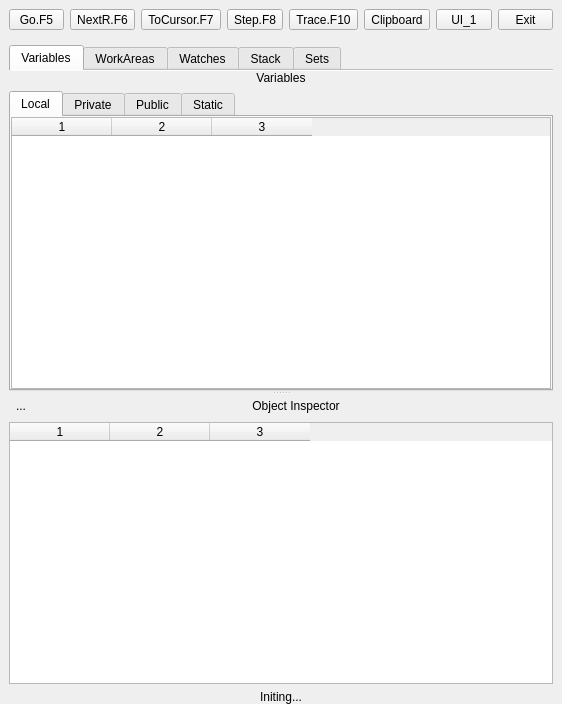
<?xml version="1.0" encoding="UTF-8"?>
<ui version="4.0">
 <class>Form</class>
 <widget class="QWidget" name="Form">
  <property name="geometry">
   <rect>
    <x>0</x>
    <y>0</y>
    <width>562</width>
    <height>704</height>
   </rect>
  </property>
  <property name="windowTitle">
   <string>HbIDE Debugger</string>
  </property>
  <layout class="QVBoxLayout" name="verticalLayout_2">
   <property name="spacing">
    <number>6</number>
   </property>
   <property name="leftMargin">
    <number>9</number>
   </property>
   <property name="topMargin">
    <number>0</number>
   </property>
   <property name="rightMargin">
    <number>9</number>
   </property>
   <property name="bottomMargin">
    <number>0</number>
   </property>
   <item>
    <widget class="QFrame" name="frameTop">
     <property name="maximumSize">
      <size>
       <width>16777215</width>
       <height>50</height>
      </size>
     </property>
     <property name="frameShape">
      <enum>QFrame::NoFrame</enum>
     </property>
     <property name="frameShadow">
      <enum>QFrame::Raised</enum>
     </property>
     <layout class="QHBoxLayout" name="horizontalLayout_2">
      <property name="leftMargin">
       <number>0</number>
      </property>
      <property name="rightMargin">
       <number>0</number>
      </property>
      <property name="bottomMargin">
       <number>9</number>
      </property>
      <item>
       <widget class="QToolButton" name="btnGo">
        <property name="sizePolicy">
         <sizepolicy hsizetype="Preferred" vsizetype="Fixed">
          <horstretch>0</horstretch>
          <verstretch>0</verstretch>
         </sizepolicy>
        </property>
        <property name="text">
         <string>Go.F5</string>
        </property>
       </widget>
      </item>
      <item>
       <widget class="QToolButton" name="btnNextR">
        <property name="sizePolicy">
         <sizepolicy hsizetype="Preferred" vsizetype="Fixed">
          <horstretch>0</horstretch>
          <verstretch>0</verstretch>
         </sizepolicy>
        </property>
        <property name="text">
         <string>NextR.F6</string>
        </property>
       </widget>
      </item>
      <item>
       <widget class="QToolButton" name="btnToCursor">
        <property name="sizePolicy">
         <sizepolicy hsizetype="Preferred" vsizetype="Fixed">
          <horstretch>0</horstretch>
          <verstretch>0</verstretch>
         </sizepolicy>
        </property>
        <property name="text">
         <string>ToCursor.F7</string>
        </property>
       </widget>
      </item>
      <item>
       <widget class="QToolButton" name="btnStep">
        <property name="sizePolicy">
         <sizepolicy hsizetype="Preferred" vsizetype="Fixed">
          <horstretch>0</horstretch>
          <verstretch>0</verstretch>
         </sizepolicy>
        </property>
        <property name="text">
         <string>Step.F8</string>
        </property>
       </widget>
      </item>
      <item>
       <widget class="QToolButton" name="btnTrace">
        <property name="sizePolicy">
         <sizepolicy hsizetype="Preferred" vsizetype="Fixed">
          <horstretch>0</horstretch>
          <verstretch>0</verstretch>
         </sizepolicy>
        </property>
        <property name="text">
         <string>Trace.F10</string>
        </property>
       </widget>
      </item>
      <item>
       <widget class="QToolButton" name="btnClipboard">
        <property name="sizePolicy">
         <sizepolicy hsizetype="Preferred" vsizetype="Fixed">
          <horstretch>0</horstretch>
          <verstretch>0</verstretch>
         </sizepolicy>
        </property>
        <property name="text">
         <string>Clipboard</string>
        </property>
       </widget>
      </item>
      <item>
       <widget class="QToolButton" name="btnSwitch">
        <property name="sizePolicy">
         <sizepolicy hsizetype="Preferred" vsizetype="Fixed">
          <horstretch>0</horstretch>
          <verstretch>0</verstretch>
         </sizepolicy>
        </property>
        <property name="text">
         <string>UI_1</string>
        </property>
       </widget>
      </item>
      <item>
       <widget class="QToolButton" name="btnExit">
        <property name="sizePolicy">
         <sizepolicy hsizetype="Preferred" vsizetype="Fixed">
          <horstretch>0</horstretch>
          <verstretch>0</verstretch>
         </sizepolicy>
        </property>
        <property name="text">
         <string>Exit</string>
        </property>
       </widget>
      </item>
     </layout>
    </widget>
   </item>
   <item>
    <widget class="QTabWidget" name="tabWidgetMain">
     <property name="tabShape">
      <enum>QTabWidget::Rounded</enum>
     </property>
     <property name="currentIndex">
      <number>0</number>
     </property>
     <property name="documentMode">
      <bool>true</bool>
     </property>
     <widget class="QWidget" name="tabVariables">
      <attribute name="title">
       <string>Variables</string>
      </attribute>
      <layout class="QVBoxLayout" name="verticalLayout_3">
       <property name="leftMargin">
        <number>0</number>
       </property>
       <property name="topMargin">
        <number>0</number>
       </property>
       <property name="rightMargin">
        <number>0</number>
       </property>
       <property name="bottomMargin">
        <number>0</number>
       </property>
       <item>
        <widget class="QSplitter" name="splitter">
         <property name="orientation">
          <enum>Qt::Vertical</enum>
         </property>
         <widget class="QWidget" name="horizontalLayoutWidget_5">
          <layout class="QHBoxLayout" name="horizontalLayout">
           <property name="topMargin">
            <number>0</number>
           </property>
           <item>
            <layout class="QVBoxLayout" name="verticalLayout_5">
             <property name="topMargin">
              <number>0</number>
             </property>
             <item>
              <widget class="QLabel" name="labelVariables">
               <property name="enabled">
                <bool>true</bool>
               </property>
               <property name="text">
                <string>Variables</string>
               </property>
               <property name="alignment">
                <set>Qt::AlignCenter</set>
               </property>
              </widget>
             </item>
             <item>
              <widget class="QTabWidget" name="tabWidget">
               <property name="currentIndex">
                <number>0</number>
               </property>
               <widget class="QWidget" name="tabVarLocal">
                <attribute name="title">
                 <string>Local</string>
                </attribute>
                <layout class="QVBoxLayout" name="verticalLayout_10">
                 <property name="spacing">
                  <number>0</number>
                 </property>
                 <property name="leftMargin">
                  <number>0</number>
                 </property>
                 <property name="topMargin">
                  <number>0</number>
                 </property>
                 <property name="rightMargin">
                  <number>0</number>
                 </property>
                 <property name="bottomMargin">
                  <number>0</number>
                 </property>
                 <item>
                  <widget class="QTableWidget" name="tableVarLocal">
                   <property name="columnCount">
                    <number>3</number>
                   </property>
                   <column/>
                   <column/>
                   <column/>
                  </widget>
                 </item>
                </layout>
               </widget>
               <widget class="QWidget" name="tabVarPrivate">
                <attribute name="title">
                 <string>Private</string>
                </attribute>
                <layout class="QVBoxLayout" name="verticalLayout_11">
                 <property name="spacing">
                  <number>0</number>
                 </property>
                 <property name="leftMargin">
                  <number>0</number>
                 </property>
                 <property name="topMargin">
                  <number>0</number>
                 </property>
                 <property name="rightMargin">
                  <number>0</number>
                 </property>
                 <property name="bottomMargin">
                  <number>0</number>
                 </property>
                 <item>
                  <widget class="QTableWidget" name="tableVarPrivate">
                   <property name="columnCount">
                    <number>3</number>
                   </property>
                   <column/>
                   <column/>
                   <column/>
                  </widget>
                 </item>
                </layout>
               </widget>
               <widget class="QWidget" name="tabVarPublic">
                <attribute name="title">
                 <string>Public</string>
                </attribute>
                <layout class="QVBoxLayout" name="verticalLayout_13">
                 <property name="leftMargin">
                  <number>0</number>
                 </property>
                 <property name="topMargin">
                  <number>0</number>
                 </property>
                 <property name="rightMargin">
                  <number>0</number>
                 </property>
                 <property name="bottomMargin">
                  <number>0</number>
                 </property>
                 <item>
                  <widget class="QTableWidget" name="tableVarPublic">
                   <property name="columnCount">
                    <number>3</number>
                   </property>
                   <column/>
                   <column/>
                   <column/>
                  </widget>
                 </item>
                </layout>
               </widget>
               <widget class="QWidget" name="tabVarStatic">
                <attribute name="title">
                 <string>Static</string>
                </attribute>
                <layout class="QVBoxLayout" name="verticalLayout_12">
                 <property name="leftMargin">
                  <number>0</number>
                 </property>
                 <property name="topMargin">
                  <number>0</number>
                 </property>
                 <property name="rightMargin">
                  <number>0</number>
                 </property>
                 <property name="bottomMargin">
                  <number>0</number>
                 </property>
                 <item>
                  <widget class="QTableWidget" name="tableVarStatic">
                   <property name="columnCount">
                    <number>3</number>
                   </property>
                   <column/>
                   <column/>
                   <column/>
                  </widget>
                 </item>
                </layout>
               </widget>
              </widget>
             </item>
            </layout>
           </item>
          </layout>
         </widget>
         <widget class="QWidget" name="horizontalLayoutWidget_6">
          <layout class="QHBoxLayout" name="horizontalLayout_8">
           <property name="topMargin">
            <number>0</number>
           </property>
           <item>
            <layout class="QVBoxLayout" name="verticalLayout_16">
             <property name="topMargin">
              <number>0</number>
             </property>
             <item>
              <layout class="QHBoxLayout" name="horizontalLayout_6">
               <property name="topMargin">
                <number>0</number>
               </property>
               <item>
                <widget class="QToolButton" name="btnObjBack">
                 <property name="toolTip">
                  <string>Inspect Object One Level Up</string>
                 </property>
                 <property name="text">
                  <string>...</string>
                 </property>
                 <property name="icon">
                  <iconset resource="hbide.qrc">
                   <normaloff>:/resources/go-prev.png</normaloff>:/resources/go-prev.png</iconset>
                 </property>
                 <property name="autoRaise">
                  <bool>true</bool>
                 </property>
                </widget>
               </item>
               <item>
                <widget class="QLabel" name="labelObjectInspector">
                 <property name="text">
                  <string>Object Inspector</string>
                 </property>
                 <property name="alignment">
                  <set>Qt::AlignCenter</set>
                 </property>
                </widget>
               </item>
              </layout>
             </item>
             <item>
              <widget class="QTableWidget" name="tableObjectInspector">
               <property name="columnCount">
                <number>3</number>
               </property>
               <column/>
               <column/>
               <column/>
              </widget>
             </item>
            </layout>
           </item>
          </layout>
         </widget>
        </widget>
       </item>
      </layout>
     </widget>
     <widget class="QWidget" name="tabWorkAreas">
      <attribute name="title">
       <string>WorkAreas</string>
      </attribute>
      <layout class="QVBoxLayout" name="verticalLayout_15">
       <property name="spacing">
        <number>6</number>
       </property>
       <property name="leftMargin">
        <number>0</number>
       </property>
       <property name="topMargin">
        <number>0</number>
       </property>
       <property name="rightMargin">
        <number>0</number>
       </property>
       <property name="bottomMargin">
        <number>0</number>
       </property>
       <item>
        <widget class="QSplitter" name="splitter_5">
         <property name="orientation">
          <enum>Qt::Vertical</enum>
         </property>
         <widget class="QWidget" name="horizontalLayoutWidget_2">
          <layout class="QHBoxLayout" name="horizontalLayout_4">
           <property name="topMargin">
            <number>0</number>
           </property>
           <item>
            <layout class="QVBoxLayout" name="verticalLayout_18">
             <property name="topMargin">
              <number>10</number>
             </property>
             <property name="bottomMargin">
              <number>10</number>
             </property>
             <item>
              <widget class="QLabel" name="labelOpenTables">
               <property name="text">
                <string>WorkAreas</string>
               </property>
               <property name="alignment">
                <set>Qt::AlignCenter</set>
               </property>
              </widget>
             </item>
             <item>
              <widget class="QTableWidget" name="tableOpenTables">
               <property name="columnCount">
                <number>12</number>
               </property>
               <column/>
               <column/>
               <column/>
               <column/>
               <column/>
               <column/>
               <column/>
               <column/>
               <column/>
               <column/>
               <column/>
               <column/>
              </widget>
             </item>
            </layout>
           </item>
          </layout>
         </widget>
         <widget class="QWidget" name="horizontalLayoutWidget">
          <layout class="QHBoxLayout" name="horizontalLayout_3">
           <property name="topMargin">
            <number>0</number>
           </property>
           <item>
            <layout class="QVBoxLayout" name="verticalLayout_19">
             <property name="topMargin">
              <number>10</number>
             </property>
             <item>
              <widget class="QLabel" name="labelCurrentRecord">
               <property name="text">
                <string>Current Record</string>
               </property>
               <property name="alignment">
                <set>Qt::AlignCenter</set>
               </property>
              </widget>
             </item>
             <item>
              <widget class="QTableWidget" name="tableCurrentRecord">
               <property name="editTriggers">
                <set>QAbstractItemView::NoEditTriggers</set>
               </property>
               <property name="selectionMode">
                <enum>QAbstractItemView::SingleSelection</enum>
               </property>
               <property name="columnCount">
                <number>4</number>
               </property>
               <attribute name="horizontalHeaderStretchLastSection">
                <bool>false</bool>
               </attribute>
               <attribute name="verticalHeaderStretchLastSection">
                <bool>false</bool>
               </attribute>
               <column/>
               <column/>
               <column/>
               <column/>
              </widget>
             </item>
            </layout>
           </item>
          </layout>
         </widget>
        </widget>
       </item>
      </layout>
     </widget>
     <widget class="QWidget" name="tabWatches">
      <attribute name="title">
       <string>Watches</string>
      </attribute>
      <layout class="QVBoxLayout" name="verticalLayout">
       <property name="leftMargin">
        <number>0</number>
       </property>
       <property name="topMargin">
        <number>0</number>
       </property>
       <property name="rightMargin">
        <number>0</number>
       </property>
       <property name="bottomMargin">
        <number>0</number>
       </property>
       <item>
        <layout class="QHBoxLayout" name="horizontalLayout_5">
         <property name="topMargin">
          <number>0</number>
         </property>
         <item>
          <layout class="QVBoxLayout" name="verticalLayout_20">
           <property name="spacing">
            <number>6</number>
           </property>
           <property name="topMargin">
            <number>0</number>
           </property>
           <property name="bottomMargin">
            <number>0</number>
           </property>
           <item>
            <widget class="QLabel" name="labelWatchExpressions">
             <property name="text">
              <string>Watches</string>
             </property>
             <property name="alignment">
              <set>Qt::AlignCenter</set>
             </property>
            </widget>
           </item>
           <item>
            <layout class="QHBoxLayout" name="horizontalLayout_7">
             <property name="topMargin">
              <number>0</number>
             </property>
             <item>
              <spacer name="horizontalSpacer_2">
               <property name="orientation">
                <enum>Qt::Horizontal</enum>
               </property>
               <property name="sizeHint" stdset="0">
                <size>
                 <width>40</width>
                 <height>20</height>
                </size>
               </property>
              </spacer>
             </item>
             <item>
              <widget class="QToolButton" name="btnPasteWatch">
               <property name="focusPolicy">
                <enum>Qt::NoFocus</enum>
               </property>
               <property name="toolTip">
                <string>Paste Selected Text As A Watch</string>
               </property>
               <property name="text">
                <string>...</string>
               </property>
               <property name="icon">
                <iconset resource="hbide.qrc">
                 <normaloff>:/resources/paste.png</normaloff>:/resources/paste.png</iconset>
               </property>
               <property name="autoRaise">
                <bool>true</bool>
               </property>
              </widget>
             </item>
             <item>
              <widget class="QToolButton" name="btnAddWatch">
               <property name="focusPolicy">
                <enum>Qt::NoFocus</enum>
               </property>
               <property name="toolTip">
                <string>Add New Watch</string>
               </property>
               <property name="text">
                <string>...</string>
               </property>
               <property name="icon">
                <iconset resource="hbide.qrc">
                 <normaloff>:/resources/dc_plus.png</normaloff>:/resources/dc_plus.png</iconset>
               </property>
               <property name="autoRaise">
                <bool>true</bool>
               </property>
              </widget>
             </item>
             <item>
              <widget class="QToolButton" name="btnSaveWatches">
               <property name="toolTip">
                <string>Save Watches in Disk File</string>
               </property>
               <property name="text">
                <string>...</string>
               </property>
               <property name="icon">
                <iconset resource="hbide.qrc">
                 <normaloff>:/resources/save.png</normaloff>:/resources/save.png</iconset>
               </property>
               <property name="autoRaise">
                <bool>true</bool>
               </property>
              </widget>
             </item>
             <item>
              <widget class="QToolButton" name="btnRestWatches">
               <property name="focusPolicy">
                <enum>Qt::NoFocus</enum>
               </property>
               <property name="toolTip">
                <string>Restore Saved Watches</string>
               </property>
               <property name="text">
                <string>...</string>
               </property>
               <property name="icon">
                <iconset resource="hbide.qrc">
                 <normaloff>:/resources/redo.png</normaloff>:/resources/redo.png</iconset>
               </property>
               <property name="autoRaise">
                <bool>true</bool>
               </property>
              </widget>
             </item>
             <item>
              <spacer name="horizontalSpacer">
               <property name="orientation">
                <enum>Qt::Horizontal</enum>
               </property>
               <property name="sizeType">
                <enum>QSizePolicy::Fixed</enum>
               </property>
               <property name="sizeHint" stdset="0">
                <size>
                 <width>40</width>
                 <height>20</height>
                </size>
               </property>
              </spacer>
             </item>
             <item>
              <widget class="QToolButton" name="btnDeleteWatch">
               <property name="toolTip">
                <string>Delete Selected Watch</string>
               </property>
               <property name="text">
                <string>...</string>
               </property>
               <property name="icon">
                <iconset resource="hbide.qrc">
                 <normaloff>:/resources/dc_delete.png</normaloff>:/resources/dc_delete.png</iconset>
               </property>
               <property name="autoRaise">
                <bool>true</bool>
               </property>
              </widget>
             </item>
             <item>
              <widget class="QToolButton" name="btnClearWatches">
               <property name="focusPolicy">
                <enum>Qt::NoFocus</enum>
               </property>
               <property name="toolTip">
                <string>Clear All Watches</string>
               </property>
               <property name="text">
                <string>...</string>
               </property>
               <property name="icon">
                <iconset resource="hbide.qrc">
                 <normaloff>:/resources/clean.png</normaloff>:/resources/clean.png</iconset>
               </property>
               <property name="autoRaise">
                <bool>true</bool>
               </property>
              </widget>
             </item>
             <item>
              <spacer name="horizontalSpacer_3">
               <property name="orientation">
                <enum>Qt::Horizontal</enum>
               </property>
               <property name="sizeHint" stdset="0">
                <size>
                 <width>40</width>
                 <height>20</height>
                </size>
               </property>
              </spacer>
             </item>
            </layout>
           </item>
           <item>
            <widget class="QTableWidget" name="tableWatchExpressions">
             <property name="columnCount">
              <number>2</number>
             </property>
             <column/>
             <column/>
            </widget>
           </item>
          </layout>
         </item>
        </layout>
       </item>
      </layout>
     </widget>
     <widget class="QWidget" name="tabStack">
      <attribute name="title">
       <string>Stack</string>
      </attribute>
      <layout class="QVBoxLayout" name="verticalLayout_7">
       <property name="leftMargin">
        <number>0</number>
       </property>
       <property name="topMargin">
        <number>0</number>
       </property>
       <property name="rightMargin">
        <number>0</number>
       </property>
       <property name="bottomMargin">
        <number>0</number>
       </property>
       <item>
        <layout class="QHBoxLayout" name="horizontalLayout_10">
         <property name="topMargin">
          <number>0</number>
         </property>
         <item>
          <layout class="QVBoxLayout" name="verticalLayout_6">
           <property name="topMargin">
            <number>0</number>
           </property>
           <item>
            <widget class="QLabel" name="labelStack">
             <property name="text">
              <string>Stack</string>
             </property>
             <property name="alignment">
              <set>Qt::AlignCenter</set>
             </property>
            </widget>
           </item>
           <item>
            <widget class="QTableWidget" name="tableStack">
             <property name="columnCount">
              <number>3</number>
             </property>
             <column/>
             <column/>
             <column/>
            </widget>
           </item>
          </layout>
         </item>
        </layout>
       </item>
      </layout>
     </widget>
     <widget class="QWidget" name="tabSets">
      <attribute name="title">
       <string>Sets</string>
      </attribute>
      <layout class="QVBoxLayout" name="verticalLayout_14">
       <property name="leftMargin">
        <number>0</number>
       </property>
       <property name="topMargin">
        <number>0</number>
       </property>
       <property name="rightMargin">
        <number>0</number>
       </property>
       <property name="bottomMargin">
        <number>0</number>
       </property>
       <item>
        <layout class="QHBoxLayout" name="horizontalLayout_11">
         <property name="topMargin">
          <number>0</number>
         </property>
         <item>
          <layout class="QVBoxLayout" name="verticalLayout_8">
           <property name="topMargin">
            <number>0</number>
           </property>
           <item>
            <widget class="QLabel" name="labelSets">
             <property name="text">
              <string>Sets</string>
             </property>
             <property name="alignment">
              <set>Qt::AlignCenter</set>
             </property>
            </widget>
           </item>
           <item>
            <widget class="QTableWidget" name="tableSets">
             <property name="columnCount">
              <number>2</number>
             </property>
             <attribute name="horizontalHeaderStretchLastSection">
              <bool>false</bool>
             </attribute>
             <column/>
             <column/>
            </widget>
           </item>
          </layout>
         </item>
        </layout>
       </item>
      </layout>
     </widget>
    </widget>
   </item>
   <item>
    <widget class="QLabel" name="labelStatus">
     <property name="text">
      <string>Initing...</string>
     </property>
     <property name="alignment">
      <set>Qt::AlignCenter</set>
     </property>
    </widget>
   </item>
  </layout>
 </widget>
 <resources>
  <include location="hbide.qrc"/>
 </resources>
 <connections/>
</ui>
